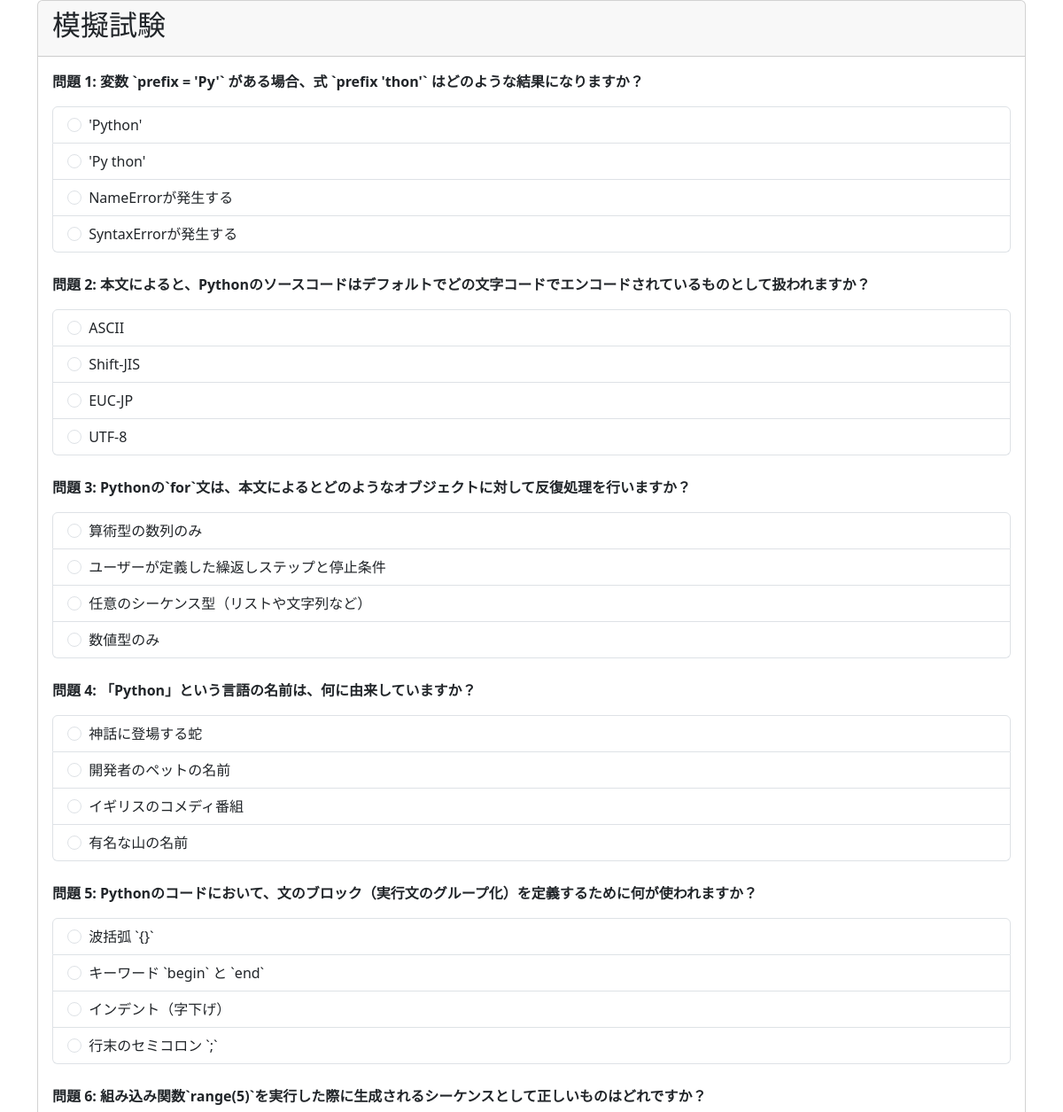
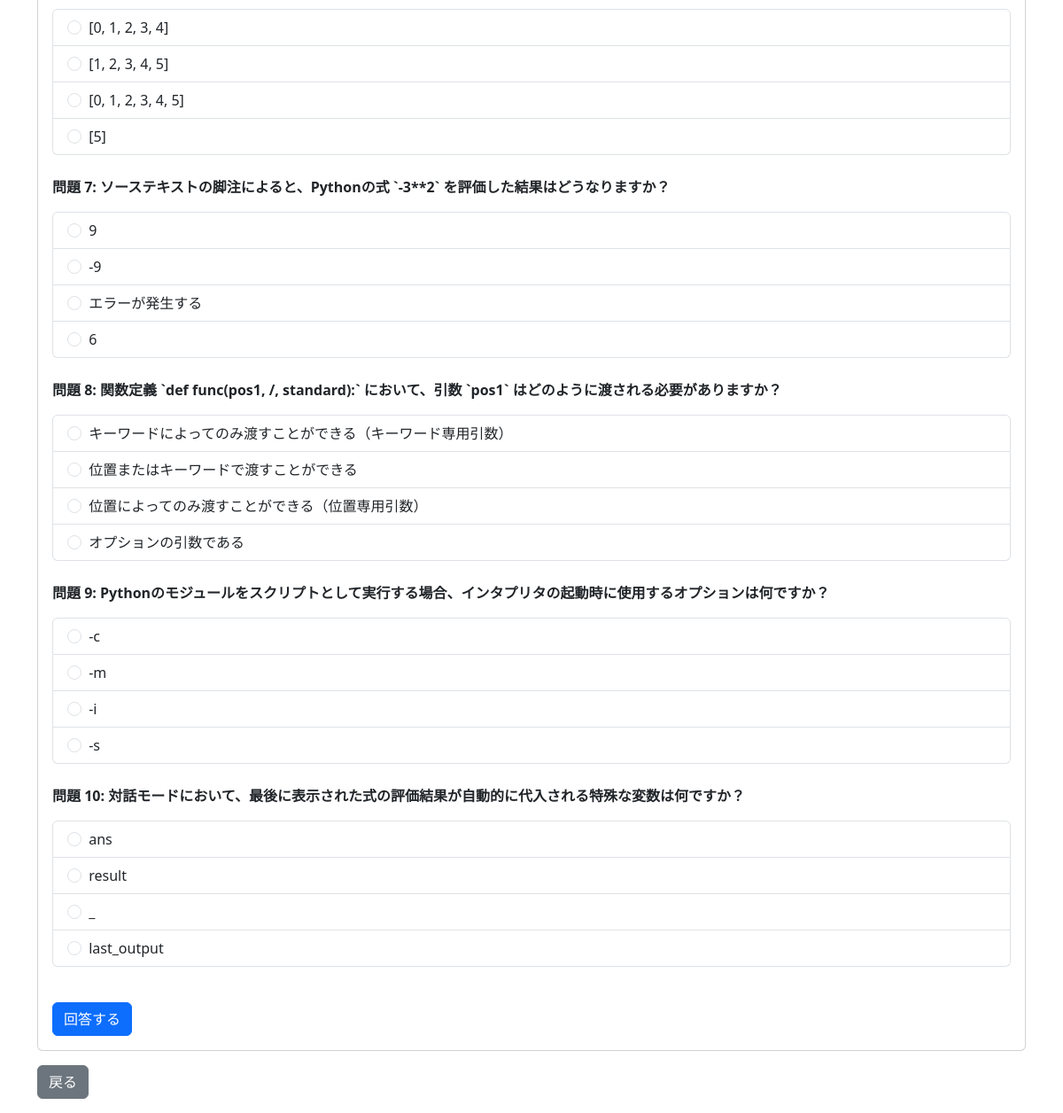
Screenshot of /practice (signed in) with the database file from the repository (2 pictures, top to bottom).
### model.py (models this page shows)
class Question(db.Model):
    __tablename__ = "questions"
    id = db.Column(db.Integer, primary_key=True)
    question = db.Column(db.String(300), nullable=False)
    choice1 = db.Column(db.String(200))
    choice2 = db.Column(db.String(200))
    choice3 = db.Column(db.String(200))
    choice4 = db.Column(db.String(200))
    correct = db.Column(db.Integer)  # 正解番号（1〜4）
    category = db.Column(db.String(50))  # section / practice など
    results = db.relationship("TestResult", back_populates="question")

### app.py (the view, shortened to what this page needs)
@app.route("/practice", methods=["GET", "POST"])
def practice():
    if "user" not in session:
        return redirect("/")
    display_name = "模擬試験"
    all_questions = Question.query.all()
    if not all_questions:
        return "問題がDBにありません"
    num_questions = min(len(all_questions), 10)
    selected_questions = random.sample(all_questions, num_questions)
    session["practice_questions"] = [q.id for q in selected_questions]
    return render_template(
        "practice.html",
        questions=selected_questions,
        display_name=display_name
    )

### templates/practice.html (shortened to what this page needs)
{% extends "base.html" %}
{% block content %}
<div class="card">
    <div class="card-header">
        <h2>{{ display_name }}</h2>
    </div>
    <div class="card-body">
        <form method="post">
            {% for q in questions %}
            <div class="mb-4">
                <p class="card-text fw-bold">問題 {{ loop.index }}: {{ q.question }}</p>
                <div class="list-group">
                    <label class="list-group-item list-group-item-action">
                        <input class="form-check-input me-1" type="radio" name="choice_{{ q.id }}" value="1">
                        {{ q.choice1 }}
                    </label>
                    <label class="list-group-item list-group-item-action">
                        <input class="form-check-input me-1" type="radio" name="choice_{{ q.id }}" value="2">
                        {{ q.choice2 }}
                    </label>
                    <label class="list-group-item list-group-item-action">
                        <input class="form-check-input me-1" type="radio" name="choice_{{ q.id }}" value="3">
                        {{ q.choice3 }}
                    </label>
                    <label class="list-group-item list-group-item-action">
                        <input class="form-check-input me-1" type="radio" name="choice_{{ q.id }}" value="4">
                        {{ q.choice4 }}
                    </label>
                </div>
            </div>
            {% endfor %}
            <button type="submit" class="btn btn-primary mt-3">回答する</button>
        </form>
    </div>
</div>
<p class="mt-3"><a href="/home" class="btn btn-secondary">戻る</a></p>
{% endblock %}

### templates/base.html (shortened to what this page needs)
<!DOCTYPE html>
<html>
<head>
    <link href="https://cdn.jsdelivr.net/npm/bootstrap@5.3.0/dist/css/bootstrap.min.css" rel="stylesheet">
</head>
<body>
    <div class="container">
        {% block content %}{% endblock %}
    </div>
</body>
</html>

### rows the page displays
Question: question "変数 `prefix = 'Py'` がある場合、式 `prefix 'thon'` はどのような結果になりますか？", choice1 "'Python'", choice2 "'Py thon'", choice3 "NameErrorが発生する", choice4 "SyntaxErrorが発生する"
Question: question "本文によると、Pythonのソースコードはデフォルトでどの文字コードでエンコードされているものとして扱われますか？", choice1 "ASCII", choice2 "Shift-JIS", choice3 "EUC-JP", choice4 "UTF-8"
Question: question "Pythonの`for`文は、本文によるとどのようなオブジェクトに対して反復処理を行いますか？", choice1 "算術型の数列のみ", choice2 "ユーザーが定義した繰返しステップと停止条件", choice3 "任意のシーケンス型（リストや文字列など）", choice4 "数値型のみ"
Question: question "「Python」という言語の名前は、何に由来していますか？", choice1 "神話に登場する蛇", choice2 "開発者のペットの名前", choice3 "イギリスのコメディ番組", choice4 "有名な山の名前"
Question: question "Pythonのコードにおいて、文のブロック（実行文のグループ化）を定義するために何が使われますか？", choice1 "波括弧 `{}`", choice2 "キーワード `begin` と `end`", choice3 "インデント（字下げ）", choice4 "行末のセミコロン `;`"
Question: question "組み込み関数`range(5)`を実行した際に生成されるシーケンスとして正しいものはどれですか？", choice1 "[0, 1, 2, 3, 4]", choice2 "[1, 2, 3, 4, 5]", choice3 "[0, 1, 2, 3, 4, 5]", choice4 "[5]"
Question: question "ソーステキストの脚注によると、Pythonの式 `-3**2` を評価した結果はどうなりますか？", choice1 "9", choice2 "-9", choice3 "エラーが発生する", choice4 "6"
Question: question "関数定義 `def func(pos1, /, standard):` において、引数 `pos1` はどのように渡される必要がありますか？", choice1 "キーワードによってのみ渡すことができる（キーワード専用引数）", choice2 "位置またはキーワードで渡すことができる", choice3 "位置によってのみ渡すことができる（位置専用引数）", choice4 "オプションの引数である"
Question: question "Pythonのモジュールをスクリプトとして実行する場合、インタプリタの起動時に使用するオプションは何ですか？", choice1 "-c", choice2 "-m", choice3 "-i", choice4 "-s"
Question: question "対話モードにおいて、最後に表示された式の評価結果が自動的に代入される特殊な変数は何ですか？", choice1 "ans", choice2 "result", choice3 "_", choice4 "last_output"

### other values shown
{{ display_name }} "模擬試験"
